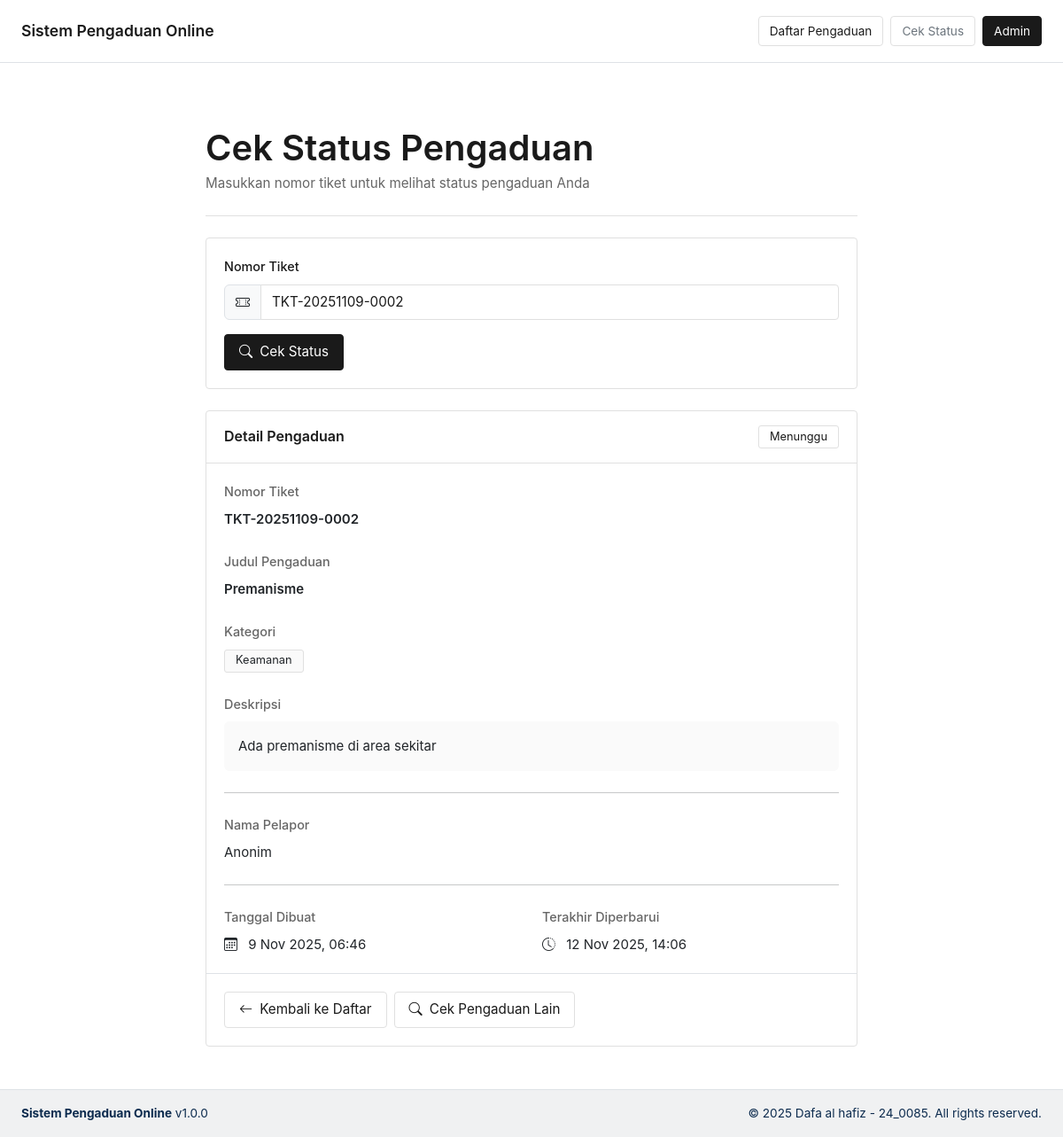
The app's page /cek-pengaduan.php?tiket=TKT-20251109-0002 with its own data.
### tables this page shows
CREATE TABLE IF NOT EXISTS pengaduan (
    id INT PRIMARY KEY AUTO_INCREMENT,
    nomor_tiket VARCHAR(50) UNIQUE NOT NULL,
    judul VARCHAR(255) NOT NULL,
    deskripsi TEXT NOT NULL,
    kategori ENUM('Infrastruktur', 'Kebersihan', 'Keamanan', 'Pelayanan', 'Lainnya') NOT NULL,
    nama_pelapor VARCHAR(100) DEFAULT 'Anonim',
    email VARCHAR(100),
    telepon VARCHAR(20),
    file_bukti VARCHAR(255),
    status ENUM('Menunggu', 'Diproses', 'Selesai', 'Ditolak') DEFAULT 'Menunggu',
    tanggal_dibuat DATETIME DEFAULT CURRENT_TIMESTAMP,
    tanggal_diperbarui DATETIME DEFAULT CURRENT_TIMESTAMP ON UPDATE CURRENT_TIMESTAMP,
    INDEX idx_nomor_tiket (nomor_tiket),
    INDEX idx_status (status),
    INDEX idx_kategori (kategori)
);

### src/includes/functions.php (called while the page is built, shortened)
<?php
function formatTanggalIndonesia($datetime) {
    $bulan = [
        1 => 'Jan', 2 => 'Feb', 3 => 'Mar', 4 => 'Apr',
        5 => 'Mei', 6 => 'Jun', 7 => 'Jul', 8 => 'Agu',
        9 => 'Sep', 10 => 'Okt', 11 => 'Nov', 12 => 'Des'
    ];
    $timestamp = strtotime($datetime);
    $tanggal = date('j', $timestamp);
    $bulanAngka = date('n', $timestamp);
    $tahun = date('Y', $timestamp);
    $waktu = date('H:i', $timestamp);
    return "{$tanggal} {$bulan[$bulanAngka]} {$tahun}, {$waktu}";
}
function getStatusClass($status) {
    $classes = [
        'Menunggu' => 'status-pending',
        'Diproses' => 'status-in-progress',
        'Selesai' => 'status-resolved',
        'Ditolak' => 'status-rejected'
    ];
    return $classes[$status] ?? 'status-pending';
}
?>

### src/cek-pengaduan.php (the view, shortened to what this page needs)
<?php
require_once 'includes/config.php';
require_once 'includes/functions.php';
$pengaduan = null;
$nomor_tiket = $_GET['tiket'] ?? '';
if (!empty($nomor_tiket)) {
    try {
        $stmt = $pdo->prepare("SELECT * FROM pengaduan WHERE nomor_tiket = ?");
        $stmt->execute([$nomor_tiket]);
        $pengaduan = $stmt->fetch();
    } catch (PDOException $e) {
        error_log("Error cek pengaduan: " . $e->getMessage());
        $error_message = "Terjadi kesalahan saat mencari pengaduan.";
    }
}
include 'includes/header.php';
?>
<div class="container my-5">
    <div class="row justify-content-center">
        <div class="col-lg-8">
            <div class="content-header">
                <h1>Cek Status Pengaduan</h1>
                <p>Masukkan nomor tiket untuk melihat status pengaduan Anda</p>
            </div>
            <div class="card mb-4">
                <div class="card-body">
                    <form method="GET" action="">
                        <div class="mb-3">
                            <label for="tiket" class="form-label">Nomor Tiket</label>
                            <div class="input-group">
                                <span class="input-group-text">
                                    <i class="bi bi-ticket-perforated"></i>
                                </span>
                                <input type="text"
                                       class="form-control"
                                       id="tiket"
                                       name="tiket"
                                       placeholder="TKT-20251109-0001"
                                       value="<?php echo htmlspecialchars($nomor_tiket); ?>"
                                       required>
                            </div>
                        </div>
                        <button type="submit" class="btn btn-primary">
                            <i class="bi bi-search me-2"></i>Cek Status
                        </button>
                    </form>
                </div>
            </div>
            <?php if ($pengaduan): ?>
            <div class="card">
                <div class="card-header">
                    <div class="d-flex justify-content-between align-items-center">
                        <span>Detail Pengaduan</span>
                        <span class="badge <?php echo getStatusClass($pengaduan['status']); ?>">
                            <?php echo $pengaduan['status']; ?>
                        </span>
                    </div>
                </div>
                <div class="card-body">
                    <div class="mb-4">
                        <label class="form-label text-muted">Nomor Tiket</label>
                        <div class="fw-semibold"><?php echo htmlspecialchars($pengaduan['nomor_tiket']); ?></div>
                    </div>
                    <div class="mb-4">
                        <label class="form-label text-muted">Judul Pengaduan</label>
                        <div class="fw-semibold"><?php echo htmlspecialchars($pengaduan['judul']); ?></div>
                    </div>
                    <div class="mb-4">
                        <label class="form-label text-muted">Kategori</label>
                        <div>
                            <span class="badge bg-light text-dark border">
                                <?php echo htmlspecialchars($pengaduan['kategori']); ?>
                            </span>
                        </div>
                    </div>
                    <div class="mb-4">
                        <label class="form-label text-muted">Deskripsi</label>
                        <div class="bg-light p-3 rounded" style="white-space: pre-wrap;"><?php echo htmlspecialchars($pengaduan['deskripsi']); ?></div>
                    </div>
                    <hr class="my-4">
                    <div class="row mb-4">
                        <div class="col-md-4 mb-3 mb-md-0">
                            <label class="form-label text-muted">Nama Pelapor</label>
                            <div><?php echo htmlspecialchars($pengaduan['nama_pelapor']); ?></div>
                        </div>
                    </div>
                    <hr class="my-4">
                    <div class="row">
                        <div class="col-md-6 mb-3 mb-md-0">
                            <label class="form-label text-muted">Tanggal Dibuat</label>
                            <div>
                                <i class="bi bi-calendar3 me-2"></i>
                                <?php echo formatTanggalIndonesia($pengaduan['tanggal_dibuat']); ?>
                            </div>
                        </div>
                        <div class="col-md-6">
                            <label class="form-label text-muted">Terakhir Diperbarui</label>
                            <div>
                                <i class="bi bi-clock-history me-2"></i>
                                <?php echo formatTanggalIndonesia($pengaduan['tanggal_diperbarui']); ?>
                            </div>
                        </div>
                    </div>
                </div>
                <div class="card-body border-top">
                    <div class="d-flex gap-2 flex-wrap">
                        <a href="daftar-pengaduan.php" class="btn btn-secondary">
                            <i class="bi bi-arrow-left me-2"></i>Kembali ke Daftar
                        </a>
                        <a href="cek-pengaduan.php" class="btn btn-outline-primary">
                            <i class="bi bi-search me-2"></i>Cek Pengaduan Lain
                        </a>
                    </div>
                </div>
            </div>
            <?php endif; ?>
        </div>
    </div>
</div>
<?php include 'includes/footer.php'; ?>

### src/assets/css/style.css (style rules this page uses)
:root { --footer: #0C2B4E; --text-primary: #1a1a1a; --text-secondary: #666666; --bg-page: #ffffff; --bg-subtle: #fafafa; --border-color: #e0e0e0; }
body { font-family: -apple-system, BlinkMacSystemFont, 'Segoe UI', Roboto, 'Helvetica Neue', Arial, sans-serif; color: var(--text-primary); background-color: var(--bg-page); font-size: 15px; line-height: 1.6; }
.card { border-radius: 4px; border: 1px solid var(--border-color); box-shadow: none; background-color: var(--bg-page); }
.card-header { background-color: transparent; border-bottom: 1px solid var(--border-color); padding: 1rem 1.25rem; font-weight: 600; font-size: 1rem; color: var(--text-primary); }
.card-body { padding: 1.25rem; }
.btn { border-radius: 4px; font-weight: 400; font-size: 0.95rem; transition: all 0.15s ease; border: 1px solid var(--border-color); padding: 0.5rem 1rem; }
.btn-primary { background-color: var(--text-primary); border-color: var(--text-primary); color: white; }
.btn-secondary { background-color: transparent; border-color: var(--border-color); color: var(--text-primary); }
.btn-outline-primary { background-color: transparent; border-color: var(--border-color); color: var(--text-primary); }
.form-control, .form-select { border-radius: 4px; border: 1px solid var(--border-color); font-size: 0.95rem; color: var(--text-primary); background-color: var(--bg-page); padding: 0.5rem 0.75rem; }
.form-control::placeholder { color: #aaaaaa; }
.form-label { font-weight: 500; font-size: 0.9rem; color: var(--text-primary); margin-bottom: 0.5rem; }
.badge { font-weight: 400; font-size: 0.8rem; padding: 0.35rem 0.75rem; border-radius: 3px; border: 1px solid var(--border-color); background-color: transparent; color: var(--text-primary); }
.status-pending, .status-in-progress, .status-resolved, .status-rejected { background-color: transparent; border: 1px solid var(--border-color); color: var(--text-primary); }
.content-header { background-color: transparent; padding: 1.5rem 0; border-bottom: 1px solid var(--border-color); margin-bottom: 1.5rem; }
.content-header h1, .content-header h2, .content-header h3 { font-weight: 600; color: var(--text-primary); margin-bottom: 0.25rem; }
.content-header p { color: var(--text-secondary); margin: 0; font-size: 0.95rem; }
.text-muted { color: var(--text-secondary) !important; }
.bg-light { background-color: var(--bg-subtle) !important; }
.border { border-color: var(--border-color) !important; }

### records on screen
pengaduan: status "Menunggu", nomor_tiket "TKT-20251109-0002", judul "Premanisme", kategori "Keamanan", deskripsi "Ada premanisme di area sekitar", nama_pelapor "Anonim", tanggal_dibuat "9 Nov 2025, 06:46", tanggal_diperbarui "12 Nov 2025, 14:06"

### other values on screen
APP_NAME "Sistem Pengaduan Online"
APP_VERSION "1.0.0"
COPYRIGHT "© 2025 Dafa al hafiz - 24_0085. All rights reserved."
